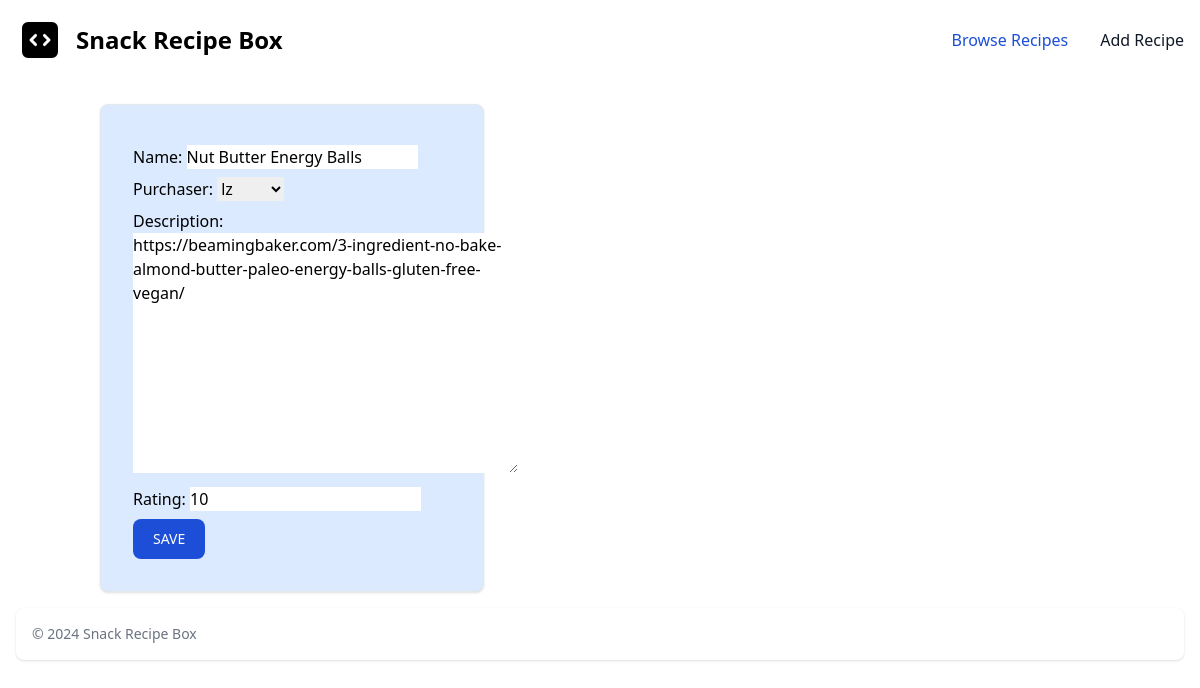
Page /1/update/ on the committed database.
### snacks/models.py (models this page shows, shortened)
class Snack(models.Model):
    name = models.CharField(max_length=256)
    purchaser = models.ForeignKey('auth.User', on_delete=models.CASCADE)
    description = models.TextField(max_length=256)
    rating = models.IntegerField(default=0)

### snacks/views.py (the view)
# urls.py: path('<int:pk>/update/', SnackUpdateView.as_view(), name='snack_update'),
class SnackUpdateView(UpdateView):
    template_name = 'snack_update.html'
    model = Snack
    fields = '__all__'

### templates/snack_update.html (shortened to what this page needs)
{% extends 'base.html' %}
{% block content %}
<br>
<div class="w-full max-w-sm p-4 bg-blue-100 border border-gray-200 rounded-lg shadow sm:p-6 md:p-8 dark:bg-blue-900 dark:border-gray-700">
  <form method="POST" class="space-y-2">
    {{ form.as_p }}
    <input class="text-white bg-blue-700 hover:bg-blue-800 focus:ring-4 focus:ring-blue-300 font-medium rounded-lg text-sm px-5 py-2.5 me-2 mb-2 dark:bg-blue-600 dark:hover:bg-blue-700 focus:outline-none dark:focus:ring-blue-800" type="submit" value="SAVE">
  </form>
</div>
{% endblock content %}

### rows in the picture
Snack: name "Nut Butter Energy Balls", purchaser "lz", description "https://beamingbaker.com/3-ingredient-no-bake-almond-butter-paleo-energy-balls-gluten-free-vegan/", rating "10"
